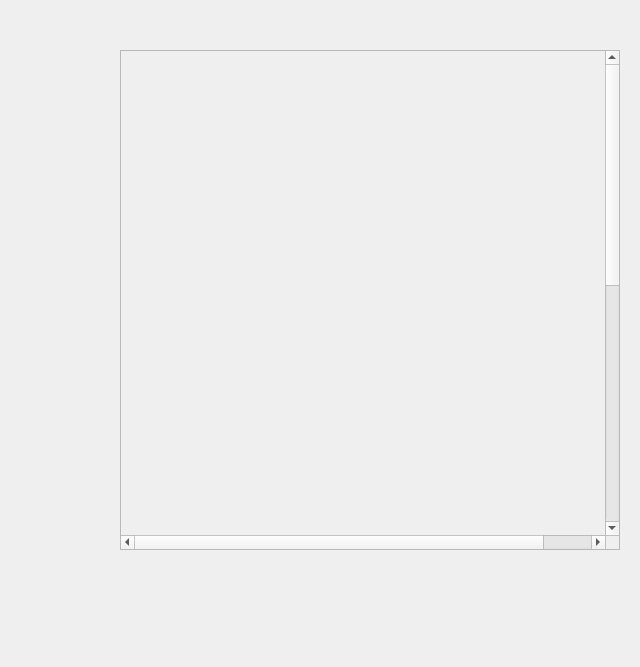
<?xml version="1.0" encoding="UTF-8"?>
<ui version="4.0">
 <class>Form</class>
 <widget class="QWidget" name="Form">
  <property name="geometry">
   <rect>
    <x>0</x>
    <y>0</y>
    <width>640</width>
    <height>667</height>
   </rect>
  </property>
  <property name="minimumSize">
   <size>
    <width>640</width>
    <height>0</height>
   </size>
  </property>
  <property name="maximumSize">
   <size>
    <width>640</width>
    <height>16777215</height>
   </size>
  </property>
  <property name="windowTitle">
   <string>Form</string>
  </property>
  <widget class="Line" name="line_3">
   <property name="geometry">
    <rect>
     <x>686</x>
     <y>48</y>
     <width>16</width>
     <height>402</height>
    </rect>
   </property>
   <property name="orientation">
    <enum>Qt::Vertical</enum>
   </property>
  </widget>
  <widget class="QLineEdit" name="gesture_line_edit">
   <property name="geometry">
    <rect>
     <x>736</x>
     <y>340</y>
     <width>89</width>
     <height>20</height>
    </rect>
   </property>
  </widget>
  <widget class="QLabel" name="label_7">
   <property name="geometry">
    <rect>
     <x>697</x>
     <y>321</y>
     <width>24</width>
     <height>16</height>
    </rect>
   </property>
   <property name="text">
    <string>姿态</string>
   </property>
  </widget>
  <widget class="Line" name="line_5">
   <property name="geometry">
    <rect>
     <x>727</x>
     <y>321</y>
     <width>16</width>
     <height>59</height>
    </rect>
   </property>
   <property name="orientation">
    <enum>Qt::Vertical</enum>
   </property>
  </widget>
  <widget class="QLineEdit" name="select_line_edit">
   <property name="geometry">
    <rect>
     <x>760</x>
     <y>137</y>
     <width>65</width>
     <height>20</height>
    </rect>
   </property>
  </widget>
  <widget class="QLabel" name="label_2">
   <property name="geometry">
    <rect>
     <x>697</x>
     <y>118</y>
     <width>48</width>
     <height>16</height>
    </rect>
   </property>
   <property name="text">
    <string>选中摄像</string>
   </property>
  </widget>
  <widget class="Line" name="line_9">
   <property name="geometry">
    <rect>
     <x>751</x>
     <y>118</y>
     <width>16</width>
     <height>59</height>
    </rect>
   </property>
   <property name="orientation">
    <enum>Qt::Vertical</enum>
   </property>
  </widget>
  <widget class="QLabel" name="label_4">
   <property name="geometry">
    <rect>
     <x>697</x>
     <y>253</y>
     <width>24</width>
     <height>16</height>
    </rect>
   </property>
   <property name="text">
    <string>液位</string>
   </property>
  </widget>
  <widget class="Line" name="line_7">
   <property name="geometry">
    <rect>
     <x>727</x>
     <y>253</y>
     <width>16</width>
     <height>60</height>
    </rect>
   </property>
   <property name="orientation">
    <enum>Qt::Vertical</enum>
   </property>
  </widget>
  <widget class="QLineEdit" name="liquid_level_line_edit">
   <property name="geometry">
    <rect>
     <x>736</x>
     <y>273</y>
     <width>89</width>
     <height>20</height>
    </rect>
   </property>
  </widget>
  <widget class="Line" name="line_2">
   <property name="geometry">
    <rect>
     <x>739</x>
     <y>185</y>
     <width>16</width>
     <height>60</height>
    </rect>
   </property>
   <property name="orientation">
    <enum>Qt::Vertical</enum>
   </property>
  </widget>
  <widget class="QLabel" name="label_3">
   <property name="geometry">
    <rect>
     <x>697</x>
     <y>185</y>
     <width>36</width>
     <height>16</height>
    </rect>
   </property>
   <property name="text">
    <string>座位号</string>
   </property>
  </widget>
  <widget class="QLabel" name="label_5">
   <property name="geometry">
    <rect>
     <x>697</x>
     <y>388</y>
     <width>24</width>
     <height>16</height>
    </rect>
   </property>
   <property name="text">
    <string>表情</string>
   </property>
  </widget>
  <widget class="Line" name="line_6">
   <property name="geometry">
    <rect>
     <x>727</x>
     <y>388</y>
     <width>16</width>
     <height>60</height>
    </rect>
   </property>
   <property name="orientation">
    <enum>Qt::Vertical</enum>
   </property>
  </widget>
  <widget class="QLineEdit" name="emotion_line_edit">
   <property name="geometry">
    <rect>
     <x>736</x>
     <y>408</y>
     <width>89</width>
     <height>20</height>
    </rect>
   </property>
  </widget>
  <widget class="QComboBox" name="address_button">
   <property name="geometry">
    <rect>
     <x>749</x>
     <y>186</y>
     <width>69</width>
     <height>20</height>
    </rect>
   </property>
  </widget>
  <widget class="QLabel" name="label">
   <property name="geometry">
    <rect>
     <x>697</x>
     <y>50</y>
     <width>48</width>
     <height>16</height>
    </rect>
   </property>
   <property name="text">
    <string>摄像总数</string>
   </property>
  </widget>
  <widget class="Line" name="line_8">
   <property name="geometry">
    <rect>
     <x>751</x>
     <y>50</y>
     <width>16</width>
     <height>60</height>
    </rect>
   </property>
   <property name="orientation">
    <enum>Qt::Vertical</enum>
   </property>
  </widget>
  <widget class="QLineEdit" name="sum_line_edit">
   <property name="geometry">
    <rect>
     <x>760</x>
     <y>70</y>
     <width>65</width>
     <height>20</height>
    </rect>
   </property>
  </widget>
  <widget class="QScrollArea" name="video_area">
   <property name="geometry">
    <rect>
     <x>120</x>
     <y>50</y>
     <width>500</width>
     <height>500</height>
    </rect>
   </property>
   <property name="minimumSize">
    <size>
     <width>500</width>
     <height>500</height>
    </size>
   </property>
   <property name="widgetResizable">
    <bool>true</bool>
   </property>
   <widget class="QWidget" name="scrollAreaWidgetContents">
    <property name="geometry">
     <rect>
      <x>0</x>
      <y>0</y>
      <width>540</width>
      <height>1000</height>
     </rect>
    </property>
    <property name="minimumSize">
     <size>
      <width>540</width>
      <height>1000</height>
     </size>
    </property>
   </widget>
  </widget>
 </widget>
 <resources/>
 <connections/>
</ui>
